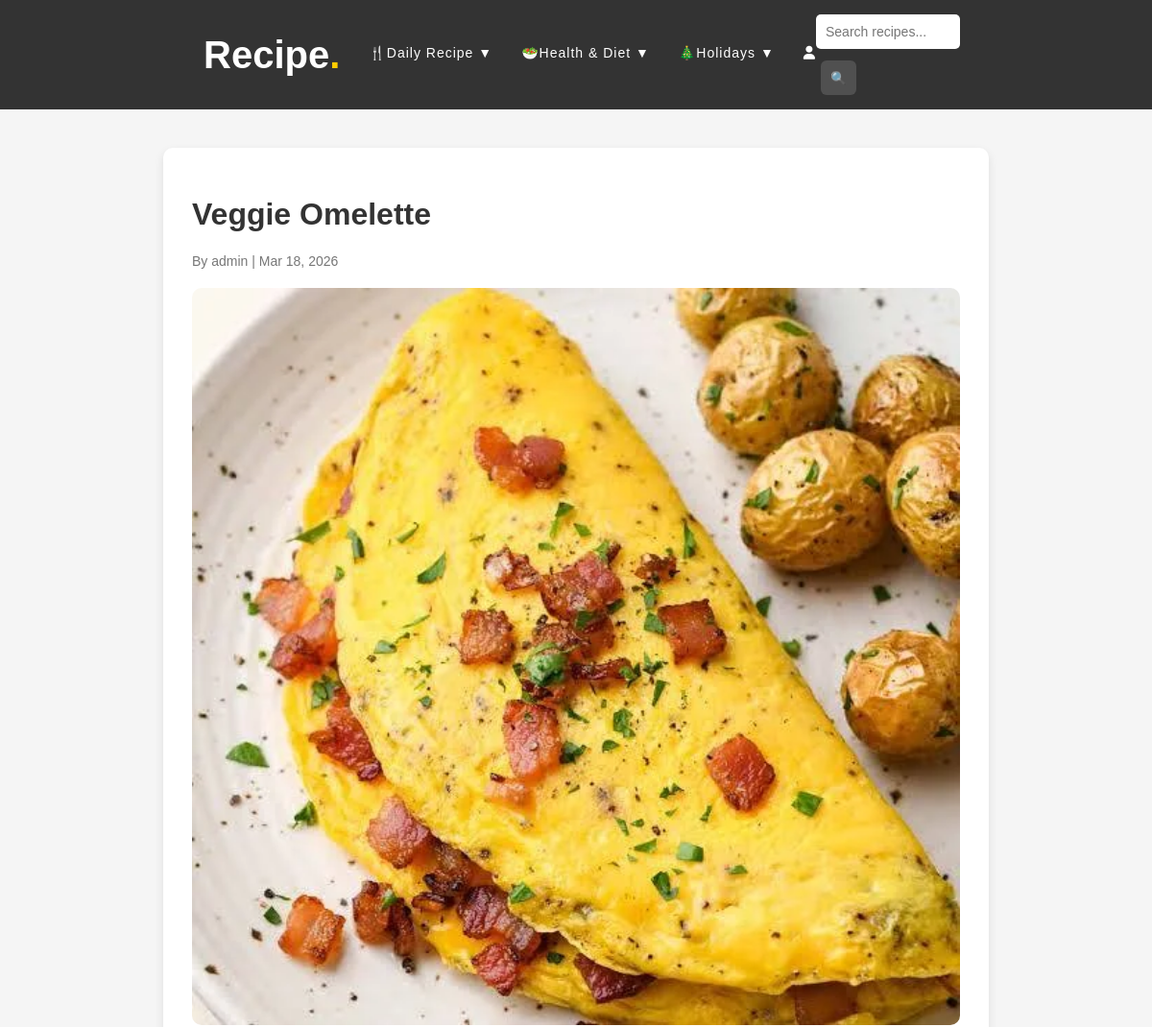
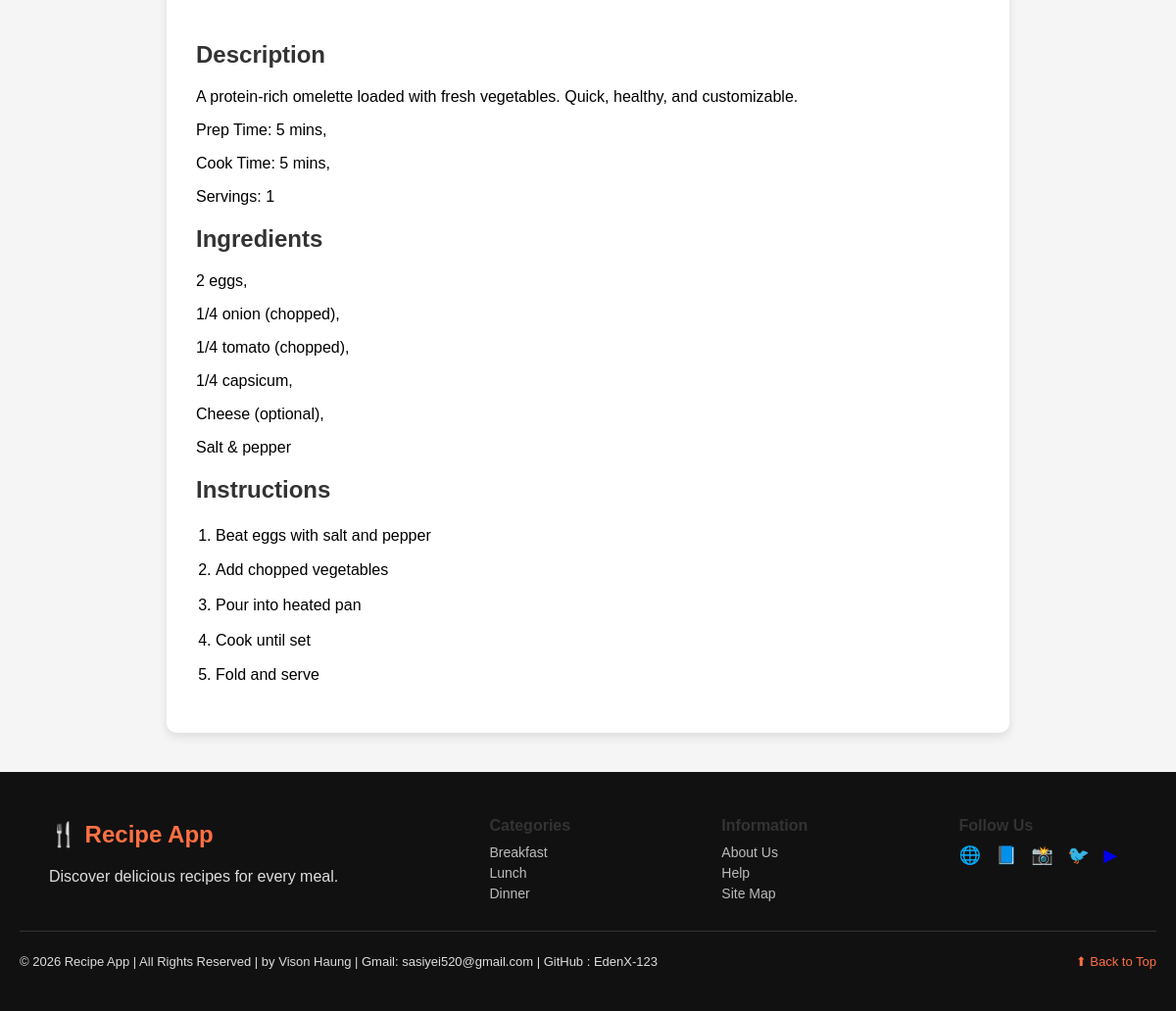
Page /recipe/10/ on the committed database (2 pictures, top to bottom).
### Recipe/models.py (models this page shows, shortened)
class Recipe(models.Model):
    CATEGORY_CHOICES = [
        ('breakfast','Breakfast'),
        ('lunch','Lunch'),
        ('dinner','Dinner'),
    ]
    title = models.CharField(max_length=200)
    author = models.ForeignKey(User, on_delete=models.CASCADE)
    category = models.CharField(max_length=20, choices=CATEGORY_CHOICES)
    description = models.TextField()
    ingredients = models.TextField()
    instructions = models.TextField()
    image = models.ImageField(upload_to='recipes/')
    created_at = models.DateTimeField(auto_now_add=True)

### Recipe/views.py (the view)
# urls.py: path('recipe/<int:recipe_id>/',views.recipe_detail,name='recipe_detail'),
def recipe_detail(request, recipe_id):
    recipe = get_object_or_404(Recipe, id=recipe_id)
    return render(request, "Recipe/recipe_detail.html", {
        'recipe': recipe
    })

### Recipe/templates/Recipe/recipe_detail.html (shortened to what this page needs)
{% extends "Recipe/base.html" %}
{% block content %}
<div class="container">
    <div class="detail-container">
        <h1>{{ recipe.title }}</h1>
        <p class="recipe-meta">
            By {{ recipe.author }} | {{ recipe.created_at|date:"M d, Y" }}
        </p>
        <img src="{{ recipe.image.url }}" class="detail-image">
        <div class="detail-section">
            <h2>Description</h2>
            <p>{{ recipe.description|linebreaks  }}</p>
        </div>
        <div class="detail-section">
            <h2>Ingredients</h2>
            <p>{{ recipe.ingredients|linebreaks  }}</p>
        </div>
        <div class="detail-section">
            <h2>Instructions</h2>
            <ol>
                {% for step in recipe.instructions.splitlines %}
                    <li>{{ step }}</li>
                {% endfor %}
            </ol>
        </div>
    </div>
</div>
{% endblock %}

### Recipe/static/css/style.css (style rules this page uses)
html, body { height:100%; }
body { font-family: Arial, Helvetica, sans-serif; background: #f5f5f5; margin: 0; display:flex; flex-direction:column; }
h1, h2, h3 { color: #333; }
.container { width: 90%; margin: auto; padding: 40px 0; }
.recipe-meta { color: #777; font-size: 14px; margin-bottom: 20px; }
.recipe-image, .detail-image { width: 100%; border-radius: 10px; margin-bottom: 30px; }
.detail-container { max-width: 800px; margin: auto; background: white; padding: 30px; border-radius: 10px; box-shadow: 0 4px 10px rgba(0, 0, 0, 0.1); }
.detail-container img { width: 100%; border-radius: 10px; margin-bottom: 20px; }
.detail-section { margin-top: 20px; }
ol { padding-left:20px; }
ol li { margin-bottom:10px; line-height:1.6; }

### rows in the picture
Recipe: title "Veggie Omelette", author "admin", created_at "Mar 18, 2026", image (picture), description "A protein-rich omelette loaded with fresh vegetables. Quick, healthy, and customizable. Prep Time: 5 mins, Cook Time: 5 mins, Servings: 1", ingredients "2 eggs, 1/4 onion (chopped), 1/4 tomato (chopped), 1/4 capsicum, Cheese (optional), Salt & pepper"

### other values in the picture
{{ step }} "Beat eggs with salt and pepper" "Add chopped vegetables" "Pour into heated pan" "Cook until set" "Fold and serve"
